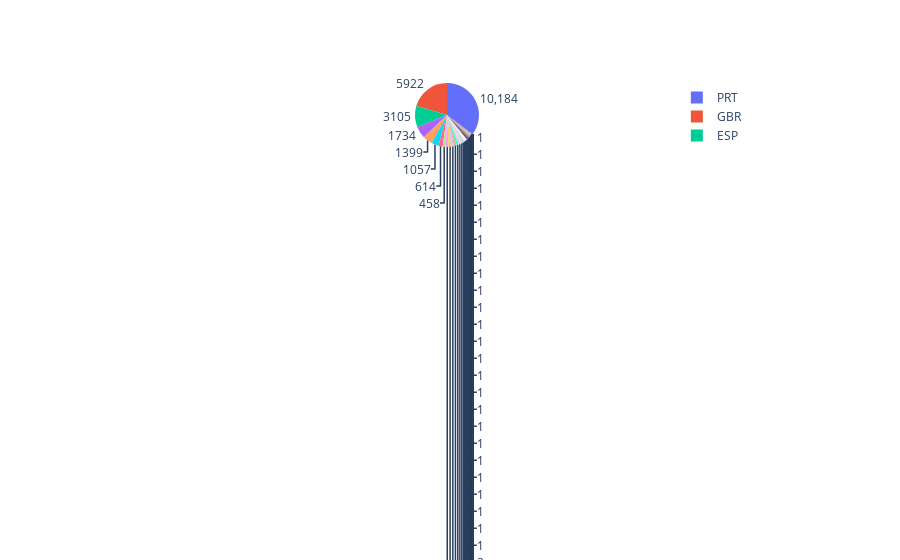

Source (notebook cell):
### Code cell
iplot([trace])

### Figure 1 — Plotly figure (JSON) as saved in the notebook; plotly's stock layout.template omitted (floating-point values rounded to 4 significant figures)
{"data": [{"hoverinfo": "label+percent", "labels": ["PRT", "GBR", "ESP", "IRL", "FRA", "DEU", "CN", "NLD", 0, "USA", "BEL", "ITA", "BRA", "CHE", "POL", "SWE", "AUT", "ROU", "FIN", "RUS", "CHN", "NOR", "AUS", "DNK", "LUX", "ARG", "LTU", "MAR", "HUN", "IND", "LVA", "EST", "UKR", "CZE", "AGO", "TUR", "ISR", "NZL", "CHL", "ZAF", "COL", "TWN", "OMN", "SVN", "MYS", "PRI", "HRV", "JPN", "SVK", "GRC", "NGA", "SRB", "GIB", "PHL", "DZA", "KOR", "THA", "ISL", "MEX", "CYP", "IRN", "URY", "CPV", "BGR", "JAM", "SUR", "BLR", "GEO", "KAZ", "SGP", "CUB", "ARE", "IDN", "DOM", "LBN", "CAF", "MOZ", "PAK", "MDV", "VNM", "MWI", "ZWE", "AND", "MLT", "ECU", "KWT", "CRI", "CIV", "ALB", "ARM", "CMR", "VEN", "JOR", "AZE", "SAU", "BWA", "COM", "HKG", "UGA", "TGO", "MKD", "CYM", "LKA", "MUS", "BHS", "BDI", "MAC", "SYR", "QAT", "MDG", "SMR", "EGY", "PLW", "PER", "NPL", "DJI", "UZB", "BIH", "ZMB"], "textinfo": "value", "type": "pie", "values": [10184, 5922, 3105, 1734, 1399, 1057, 614, 458, 419, 407, 389, 379, 329, 323, 294, 231, 176, 145, 135, 128, 125, 100, 72, 60, 54, 48, 45, 39, 38, 33, 29, 29, 23, 23, 17, 16, 16, 14, 14, 13, 12, 12, 11, 10, 10, 9, 9, 9, 9, 8, 8, 7, 7, 7, 7, 6, 6, 6, 6, 6, 5, 5, 5, 5, 5, 4, 4, 4, 4, 4, 4, 3, 3, 3, 3, 3, 3, 2, 2, 2, 2, 2, 2, 2, 2, 2, 2, 2, 2, 2, 2, 2, 2, 2, 1, 1, 1, 1, 1, 1, 1, 1, 1, 1, 1, 1, 1, 1, 1, 1, 1, 1, 1, 1, 1, 1, 1, 1, 1]}], "layout": {}}
